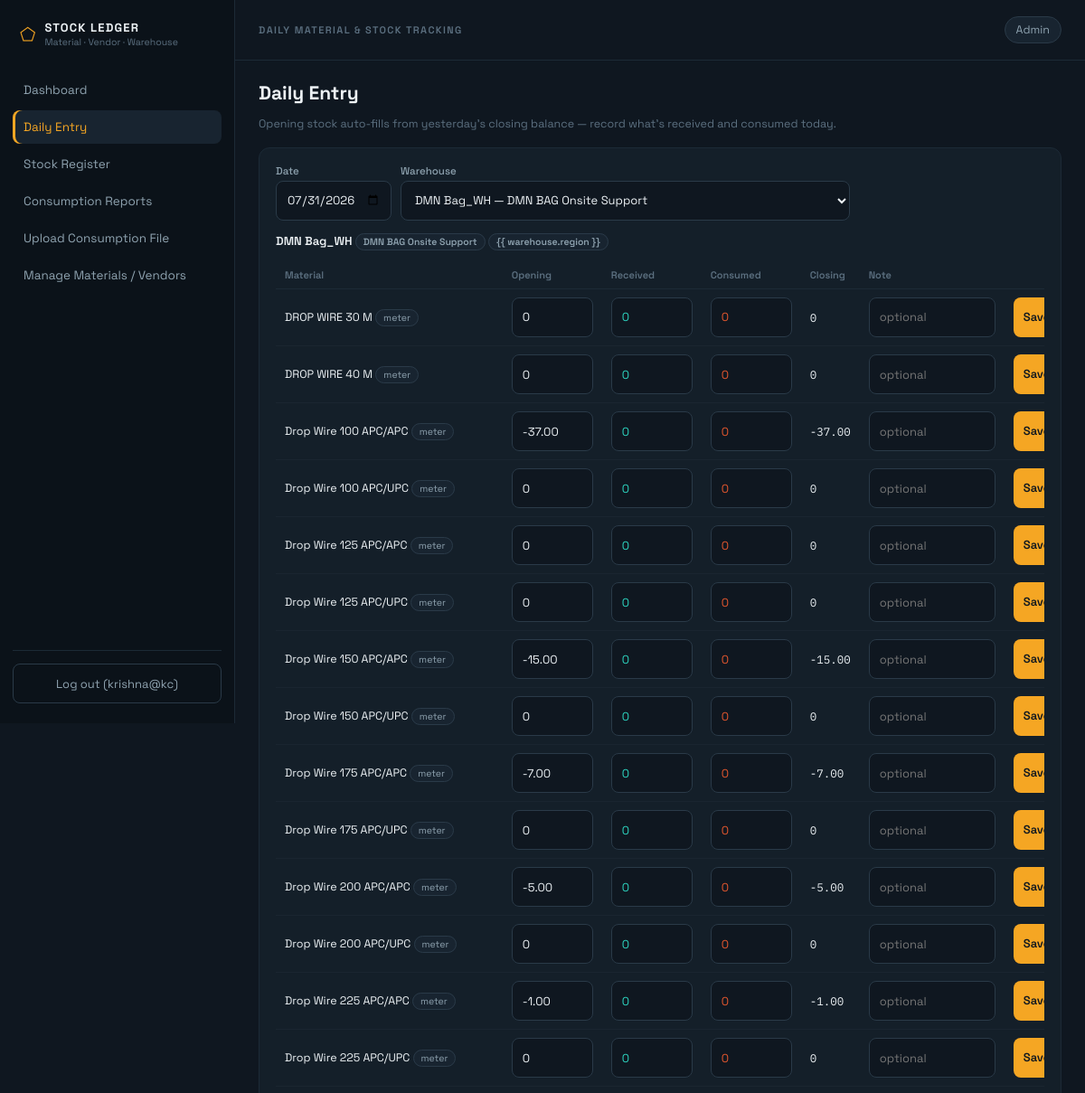
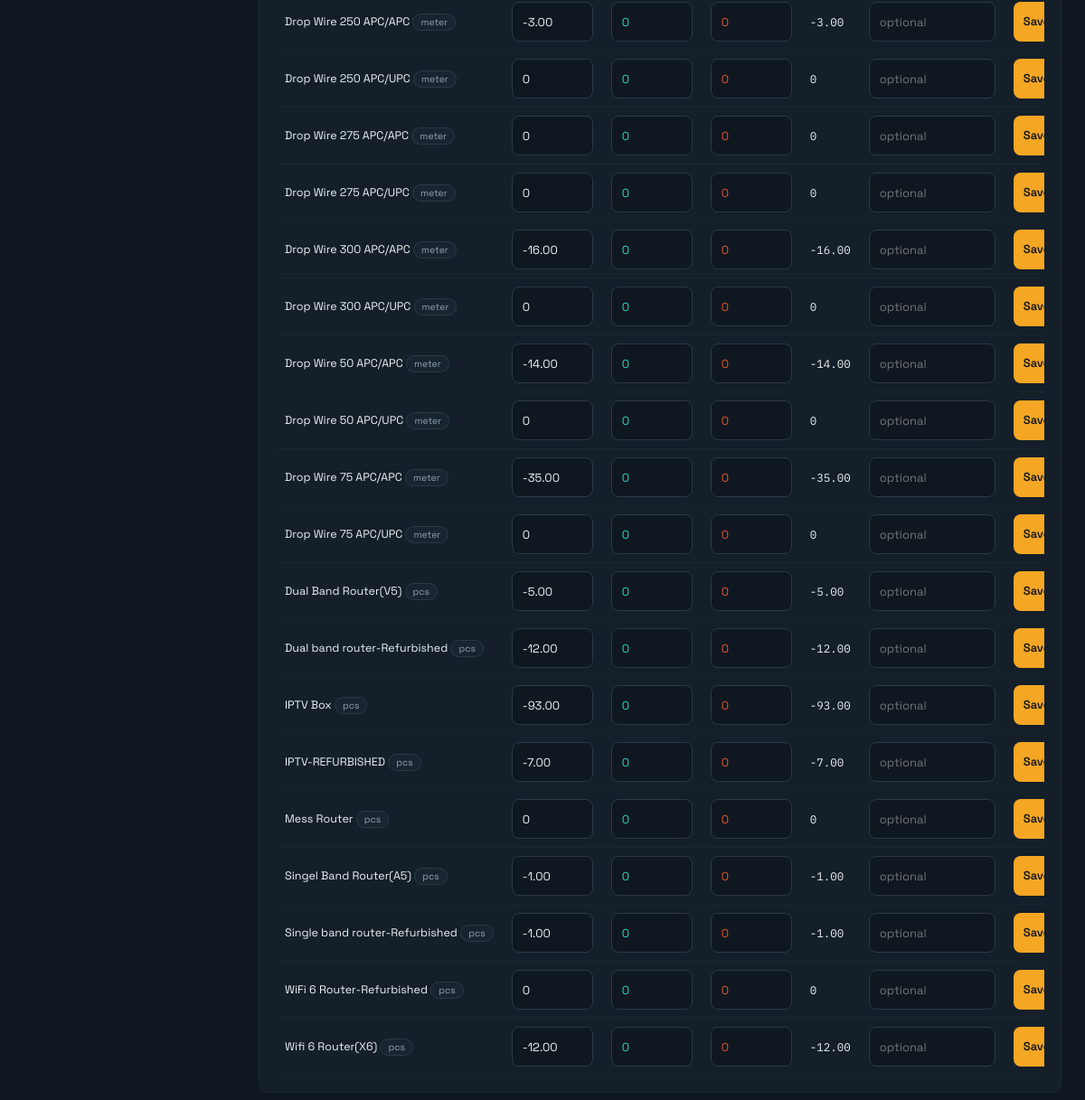
The page /stock/ (signed in) on the database its author committed (2 pictures, top to bottom).
### accounts/models.py (models this page shows, shortened)
class User(AbstractUser):
    class Role(models.TextChoices):
        ADMIN = "ADMIN", "Admin"
        VENDOR = "VENDOR", "Vendor"
    role = models.CharField(max_length=10, choices=Role.choices, default=Role.VENDOR)
    warehouse = models.ForeignKey(
        "inventory.Warehouse",
        null=True, blank=True,
        on_delete=models.SET_NULL,
        related_name="vendor_users",
    )
    @property
    def is_admin_role(self):
        return self.role == self.Role.ADMIN
    @property
    def is_vendor_role(self):
        return self.role == self.Role.VENDOR

### inventory/models.py (models this page shows, shortened)
class Warehouse(models.Model):
    region = models.ForeignKey(Region, on_delete=models.PROTECT, related_name="warehouses")
    vendor = models.ForeignKey(Vendor, on_delete=models.PROTECT, related_name="warehouses")
    name = models.CharField(max_length=150)
    class Meta:
        ordering = ["region__name", "vendor__name", "name"]
        unique_together = ("vendor", "name")

class Vendor(models.Model):
    name = models.CharField(max_length=120, unique=True)
    class Meta:
        ordering = ["name"]
    def __str__(self):
        return self.name

class Material(models.Model):
    class Unit(models.TextChoices):
        METER = "meter", "Meter"
        PCS = "pcs", "Pcs"
        ROLL = "roll", "Roll"
        BOX = "box", "Box"
        SET = "set", "Set"
    name = models.CharField(max_length=150, unique=True)
    unit = models.CharField(max_length=10, choices=Unit.choices, default=Unit.PCS)
    min_stock_alert = models.DecimalField(max_digits=12, decimal_places=2, null=True, blank=True)
    is_active = models.BooleanField(default=True)
    match_material_group = models.CharField(max_length=50, blank=True, help_text="e.g. Dropwire, Router, IPTV")
    match_length_or_band = models.CharField(max_length=50, blank=True, help_text="e.g. 100 Meter / Dual Band / Wifi 6")
    match_connector = models.CharField(max_length=20, blank=True, help_text="e.g. APC/APC, APC/UPC")
    match_condition = models.CharField(
        max_length=20, blank=True, choices=[("NEW", "New"), ("REFURBISHED", "Refurbished")],
        help_text="Leave blank if not applicable"
    )
    class Meta:
        ordering = ["name"]

class StockEntry(models.Model):
    date = models.DateField()
    warehouse = models.ForeignKey(Warehouse, on_delete=models.CASCADE, related_name="stock_entries")
    material = models.ForeignKey(Material, on_delete=models.CASCADE, related_name="stock_entries")
    opening = models.DecimalField(max_digits=12, decimal_places=2, default=0)
    received = models.DecimalField(max_digits=12, decimal_places=2, default=0)
    consumed = models.DecimalField(max_digits=12, decimal_places=2, default=0)
    closing = models.DecimalField(max_digits=12, decimal_places=2, default=0)
    note = models.CharField(max_length=255, blank=True)
    entered_by = models.ForeignKey(settings.AUTH_USER_MODEL, null=True, on_delete=models.SET_NULL, related_name="stock_entries")
    updated_at = models.DateTimeField(auto_now=True)
    class Meta:
        unique_together = ("date", "warehouse", "material")
        ordering = ["-date"]
        indexes = [models.Index(fields=["warehouse", "material", "date"])]

### inventory/views.py (the view, shortened to what this page needs)
# urls.py: path("stock/", views.stock_entry, name="stock_entry"),
@vendor_or_admin_required
def stock_entry(request):
    user = request.user
    if user.is_vendor_role:
        if not user.warehouse:
            messages.error(request, "Your account isn't linked to a warehouse yet. Contact the admin.")
            return render(request, "inventory/no_warehouse.html")
        warehouse = user.warehouse
    else:
        wh_id = request.GET.get("warehouse")
        warehouse = get_object_or_404(Warehouse, id=wh_id) if wh_id else Warehouse.objects.first()
    date = request.GET.get("date") or today().isoformat()
    materials = Material.objects.filter(is_active=True)
    existing = {e.material_id: e for e in StockEntry.objects.filter(date=date, warehouse=warehouse)}
    rows = []
    for m in materials:
        entry = existing.get(m.id)
        if not entry:
            prior = (StockEntry.objects.filter(warehouse=warehouse, material=m, date__lt=date)
                     .order_by("-date").first())
            opening = prior.closing if prior else Decimal("0")
        else:
            opening = entry.opening
        rows.append({
            "material": m,
            "opening": opening,
            "received": entry.received if entry else Decimal("0"),
            "consumed": entry.consumed if entry else Decimal("0"),
            "closing": entry.closing if entry else opening,
            "note": entry.note if entry else "",
        })
    context = {
        "warehouse": warehouse,
        "date": date,
        "rows": rows,
        "all_warehouses": Warehouse.objects.select_related("vendor", "region") if request.user.is_admin_role else None,
    }
    return render(request, "inventory/stock_entry.html", context)

### inventory/permissions.py (called while the page is built)
def vendor_or_admin_required(view_func):
    @wraps(view_func)
    @login_required
    def _wrapped(request, *args, **kwargs):
        if not (request.user.is_admin_role or request.user.is_vendor_role):
            raise PermissionDenied
        return view_func(request, *args, **kwargs)
    return _wrapped

### inventory/views.py (called while the page is built)
def today():
    return dt.date.today()

### templates/inventory/stock_entry.html (shortened to what this page needs)
{% extends "base.html" %}
{% block content %}
<h1>Daily Entry</h1>
<p class="subtitle">Opening stock auto-fills from yesterday's closing balance — record what's received and consumed
  today.</p>
<div class="panel">
  <form method="get" class="inline-filters">
    <div>
      <label>Date</label>
      <input type="date" name="date" value="{{ date }}" max="{% now 'Y-m-d' %}" onchange="this.form.submit()">
    </div>
    {% if all_warehouses %}
    <div>
      <label>Warehouse</label>
      <select name="warehouse" onchange="this.form.submit()">
        {% for wh in all_warehouses %}
        <option value="{{ wh.id }}" {% if wh.id == warehouse.id %}selected{% endif %}>{{ wh.name }} — {{ wh.vendor }}
        </option>
        {% endfor %}
      </select>
    </div>
    {% endif %}
  </form>
  <div class="panel-title">{{ warehouse.name }} <span class="pill">{{ warehouse.vendor }}</span> <span class="pill">{{
      warehouse.region }}</span></div>
  <div class="table-responsive">
    <table>
      <thead>
        <tr>
          <th>Material</th>
          <th>Opening</th>
          <th>Received</th>
          <th>Consumed</th>
          <th>Closing</th>
          <th>Note</th>
          <th></th>
        </tr>
      </thead>
      <tbody>
        {% for row in rows %}
        <tr>
          <form method="post">
            <td>{{ row.material.name }} <span class="pill">{{ row.material.unit }}</span></td>
            <td><input type="number" step="0.01" name="opening" value="{{ row.opening }}" style="width:90px;"></td>
            <td><input type="number" step="0.01" name="received" value="{{ row.received }}" style="width:90px;"
                class="received"></td>
            <td><input type="number" step="0.01" name="consumed" value="{{ row.consumed }}" style="width:90px;"
                class="consumed"></td>
            <td class="mono">{{ row.closing }}</td>
            <td><input type="text" name="note" value="{{ row.note }}" style="width:140px;" placeholder="optional"></td>
            <td style="display:flex; gap:6px;">
              <button type="submit" name="action" value="save" class="primary-btn">Save</button>
            </td>
          </form>
        </tr>
        {% empty %}
        <tr>
          <td colspan="7" style="text-align:center; color:var(--muted2); padding:24px 0;">No materials defined yet — ask
            the admin to add some under Manage Materials.</td>
        </tr>
        {% endfor %}
      </tbody>
    </table>
  </div>
</div>
{% endblock %}

### templates/base.html (shortened to what this page needs)
{% load static %}
<!DOCTYPE html>
<html lang="en">
<head>
  <link rel="stylesheet" href="{% static 'css/style.css' %}">
</head>
<body>
  {% if user.is_authenticated %}
  <div class="shell">
    <aside class="sidebar">
      <div class="brand"><span class="mark">&#11040;</span>
        <div>
          <div class="brand-title">STOCK LEDGER</div>
          <div class="brand-sub">Material · Vendor · Warehouse</div>
        </div>
      </div>
      <nav>
        {% if user.is_admin_role %}
        <a href="{% url 'inventory:admin_dashboard' %}"
          class="{% if request.resolver_match.url_name == 'admin_dashboard' %}active{% endif %}">Dashboard</a>
        {% endif %}
        <a href="{% url 'inventory:stock_entry' %}"
          class="{% if request.resolver_match.url_name == 'stock_entry' %}active{% endif %}">Daily Entry</a>
        <a href="{% url 'inventory:stock_register' %}"
          class="{% if request.resolver_match.url_name == 'stock_register' %}active{% endif %}">Stock Register</a>
        <a href="{% url 'inventory:consumption_report' %}"
          class="{% if request.resolver_match.url_name == 'consumption_report' %}active{% endif %}">Consumption
          Reports</a>
        {% if user.is_admin_role %}
        <a href="{% url 'inventory:upload_consumption' %}"
          class="{% if request.resolver_match.url_name == 'upload_consumption' %}active{% endif %}">Upload Consumption
          File</a>
        <a href="/django-admin/">Manage Materials / Vendors</a>
        {% endif %}
      </nav>
      <div class="sidebar-footer">
        <form action="{% url 'logout' %}" method="post">{% csrf_token %}
          <button type="submit" class="ghost-btn">Log out ({{ user.username }})</button>
        </form>
      </div>
    </aside>
    <main class="main">
      <div class="topbar">
        <div class="eyebrow">DAILY MATERIAL &amp; STOCK TRACKING</div>
        <div class="role-chip">{{ user.get_role_display }}{% if user.warehouse %} · {{ user.warehouse }}{% endif %}
        </div>
      </div>
      <div class="content">
        {% block content %}{% endblock %}
      </div>
    </main>
  </div>
  {% else %}
  {% block full %}{% endblock %}
  {% endif %}
</body>
</html>

### static/css/style.css (style rules this page uses)
:root { --bg: #0F1720; --surface: #141F29; --surface2: #182430; --border: #1C2A36; --border2: #2A3A48; --amber: #F5A623; --teal: #2DD4BF; --red: #E4572E; --text: #EDF2F5; --muted: #8FA3B0; --muted2: #5C7080; }
* { box-sizing: border-box; }
html { font-size: 16px; }
body { margin: 0; background: var(--bg); color: var(--text); font-family: 'Space Grotesk', sans-serif; min-height: 100vh; overflow-x: hidden; }
a { color: inherit; text-decoration: none; }
.shell { display: flex; min-height: 100vh; }
.sidebar { width: 260px; background: #0B1219; border-right: 1px solid var(--border); padding: 22px 14px; display: flex; flex-direction: column; position: sticky; top: 0; height: 100vh; flex-shrink: 0; }
.brand { display: flex; align-items: center; gap: 10px; padding: 0 8px; }
.mark { font-size: 20px; color: var(--amber); }
.brand-title { font-size: 13px; font-weight: 700; letter-spacing: 1.2px; }
.brand-sub { font-size: 10.5px; color: var(--muted2); margin-top: 1px; }
nav { margin-top: 28px; display: flex; flex-direction: column; gap: 4px; }
nav a { padding: 10px 12px; border-radius: 8px; color: var(--muted); font-size: 13.5px; }
nav a.active { background: var(--surface2); color: var(--amber); box-shadow: inset 3px 0 0 var(--amber); }
.sidebar-footer { margin-top: auto; padding-top: 14px; border-top: 1px solid var(--border); }
.main { flex: 1; display: flex; flex-direction: column; min-width: 0; }
.topbar { display: flex; justify-content: space-between; align-items: center; gap: 12px; padding: 18px 26px; border-bottom: 1px solid var(--border); }
.eyebrow { font-size: 11px; letter-spacing: 1.4px; color: var(--muted2); font-weight: 600; }
.role-chip { font-size: 12.5px; color: var(--muted); background: var(--surface2); border: 1px solid var(--border2); border-radius: 20px; padding: 6px 12px; }
.content { padding: 22px 26px; max-width: 1400px; width: 100%; margin: 0 auto; }
h1 { font-size: 21px; margin: 0 0 4px; font-weight: 700; }
.subtitle { font-size: 12.5px; color: var(--muted2); margin-bottom: 18px; }
.panel { background: var(--surface); border: 1px solid var(--border); border-radius: 12px; padding: 18px; margin-bottom: 16px; }
.panel-title { font-size: 13px; font-weight: 600; margin-bottom: 14px; }
form.inline-filters { display: flex; gap: 10px; flex-wrap: wrap; margin-bottom: 14px; }
label { font-size: 11.5px; color: var(--muted); font-weight: 500; display: block; margin-bottom: 4px; }
input, select, textarea, button { font-family: 'Space Grotesk', sans-serif; background: var(--bg); border: 1px solid var(--border2); border-radius: 8px; padding: 9px 11px; color: var(--text); font-size: 13px; outline: none; min-height: 44px; }
button { cursor: pointer; }
table { width: 100%; border-collapse: collapse; font-size: 12.5px; }
th { text-align: left; padding: 8px 10px; color: var(--muted2); font-weight: 600; font-size: 11px; border-bottom: 1px solid var(--border); white-space: nowrap; }
td { padding: 9px 10px; border-bottom: 1px solid #1A2530; white-space: nowrap; }
.mono { font-family: 'IBM Plex Mono', monospace; }
.received { color: var(--teal); }
.consumed { color: var(--red); }
.primary-btn { background: var(--amber); border: none; color: #0F1720; font-weight: 600; cursor: pointer; }
.ghost-btn { background: transparent; border: 1px solid var(--border2); color: var(--muted); cursor: pointer; width: 100%; }
.pill { font-size: 10.5px; color: var(--muted); background: var(--surface2); border: 1px solid var(--border2); border-radius: 20px; padding: 2px 8px; }
.table-responsive { overflow-x: auto; -webkit-overflow-scrolling: touch; }

### rows shown on the page
User: username "krishna@kc", role "Admin"
Warehouse: name "DMN Bag_WH", vendor "DMN BAG Onsite Support"
Material: material.name "DROP WIRE 30 M", material.unit "meter", opening "0", received "0", consumed "0", closing "0"
Material: material.name "DROP WIRE 40 M", material.unit "meter", opening "0", received "0", consumed "0", closing "0"
Material: material.name "Drop Wire 100 APC/APC", material.unit "meter", opening "-37.00", received "0", consumed "0", closing "-37.00"
Material: material.name "Drop Wire 100 APC/UPC", material.unit "meter", opening "0", received "0", consumed "0", closing "0"
Material: material.name "Drop Wire 125 APC/APC", material.unit "meter", opening "0", received "0", consumed "0", closing "0"
Material: material.name "Drop Wire 125 APC/UPC", material.unit "meter", opening "0", received "0", consumed "0", closing "0"
Material: material.name "Drop Wire 150 APC/APC", material.unit "meter", opening "-15.00", received "0", consumed "0", closing "-15.00"
Material: material.name "Drop Wire 150 APC/UPC", material.unit "meter", opening "0", received "0", consumed "0", closing "0"
Material: material.name "Drop Wire 175 APC/APC", material.unit "meter", opening "-7.00", received "0", consumed "0", closing "-7.00"
Material: material.name "Drop Wire 175 APC/UPC", material.unit "meter", opening "0", received "0", consumed "0", closing "0"
Material: material.name "Drop Wire 200 APC/APC", material.unit "meter", opening "-5.00", received "0", consumed "0", closing "-5.00"
Material: material.name "Drop Wire 200 APC/UPC", material.unit "meter", opening "0", received "0", consumed "0", closing "0"
Material: material.name "Drop Wire 225 APC/APC", material.unit "meter", opening "-1.00", received "0", consumed "0", closing "-1.00"
Material: material.name "Drop Wire 225 APC/UPC", material.unit "meter", opening "0", received "0", consumed "0", closing "0"
Material: material.name "Drop Wire 250 APC/APC", material.unit "meter", opening "-3.00", received "0", consumed "0", closing "-3.00"
Material: material.name "Drop Wire 250 APC/UPC", material.unit "meter", opening "0", received "0", consumed "0", closing "0"
Material: material.name "Drop Wire 275 APC/APC", material.unit "meter", opening "0", received "0", consumed "0", closing "0"
Material: material.name "Drop Wire 275 APC/UPC", material.unit "meter", opening "0", received "0", consumed "0", closing "0"
Material: material.name "Drop Wire 300 APC/APC", material.unit "meter", opening "-16.00", received "0", consumed "0", closing "-16.00"
Material: material.name "Drop Wire 300 APC/UPC", material.unit "meter", opening "0", received "0", consumed "0", closing "0"
Material: material.name "Drop Wire 50 APC/APC", material.unit "meter", opening "-14.00", received "0", consumed "0", closing "-14.00"
Material: material.name "Drop Wire 50 APC/UPC", material.unit "meter", opening "0", received "0", consumed "0", closing "0"
Material: material.name "Drop Wire 75 APC/APC", material.unit "meter", opening "-35.00", received "0", consumed "0", closing "-35.00"
Material: material.name "Drop Wire 75 APC/UPC", material.unit "meter", opening "0", received "0", consumed "0", closing "0"
Material: material.name "Dual Band Router(V5)", material.unit "pcs", opening "-5.00", received "0", consumed "0", closing "-5.00"
Material: material.name "Dual band router-Refurbished", material.unit "pcs", opening "-12.00", received "0", consumed "0", closing "-12.00"
Material: material.name "IPTV Box", material.unit "pcs", opening "-93.00", received "0", consumed "0", closing "-93.00"
Material: material.name "IPTV-REFURBISHED", material.unit "pcs", opening "-7.00", received "0", consumed "0", closing "-7.00"
Material: material.name "Mess Router", material.unit "pcs", opening "0", received "0", consumed "0", closing "0"
Material: material.name "Singel Band Router(A5)", material.unit "pcs", opening "-1.00", received "0", consumed "0", closing "-1.00"
Material: material.name "Single band router-Refurbished", material.unit "pcs", opening "-1.00", received "0", consumed "0", closing "-1.00"
Material: material.name "WiFi 6 Router-Refurbished", material.unit "pcs", opening "0", received "0", consumed "0", closing "0"
Material: material.name "Wifi 6 Router(X6)", material.unit "pcs", opening "-12.00", received "0", consumed "0", closing "-12.00"

### other values the page prints
form field warehouse "DMN Bag_WH — DMN BAG Onsite Support"
